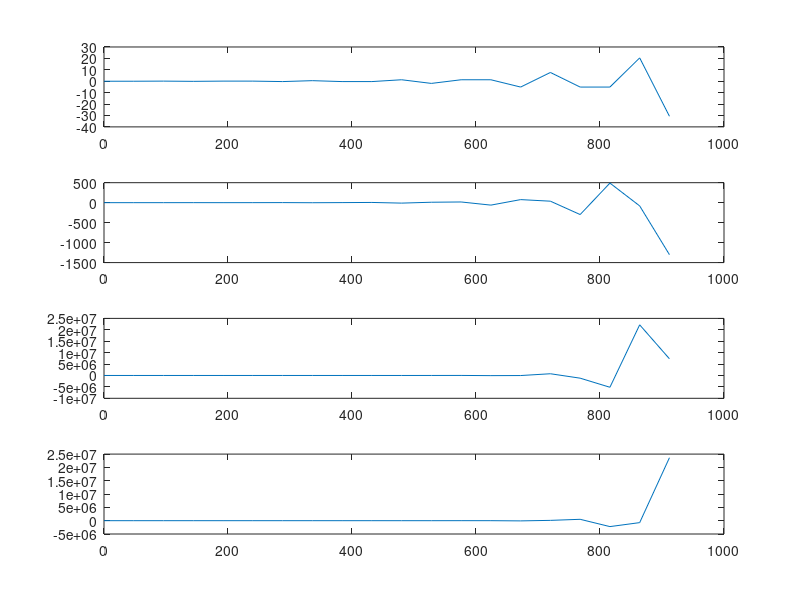
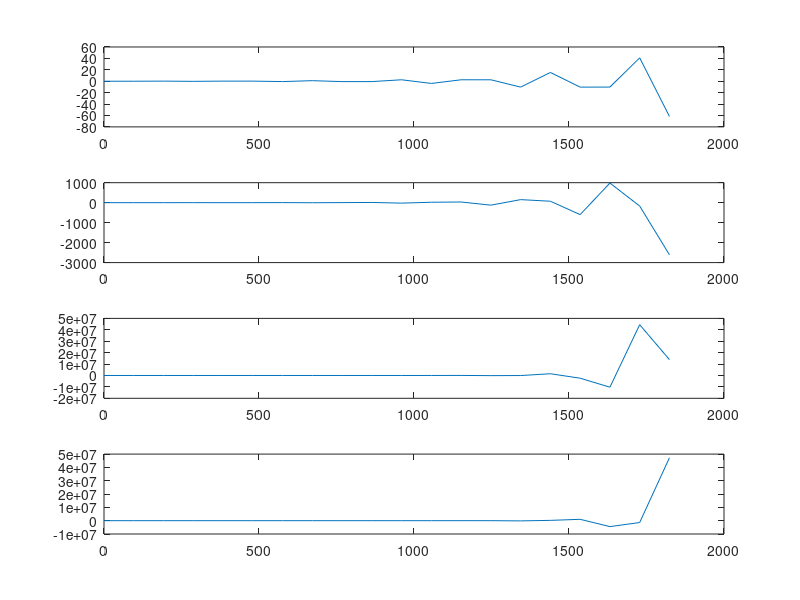
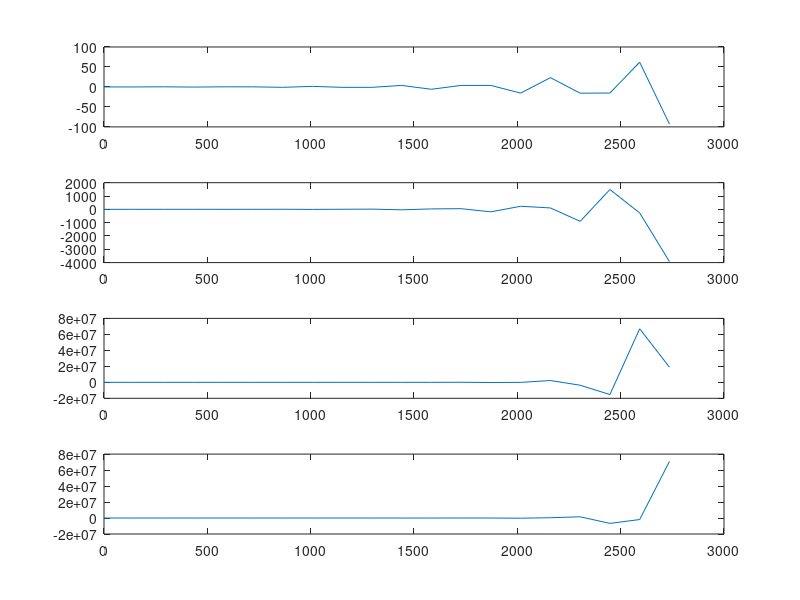

Here is the MATLAB script that generated these plots, in order:
close all
clear all

b1=[1,-1];
a1=[1,2,2];

b2=[1,5];
a2=[1,2,3];

b3=[2,5,12];
a3=[1,2,10];

b4=[2,5,12];
a4=[1 4 14 20];

for i=1:3
   figure
   fi=48*i;
   t=linspace(0,0.002*pi,20);
   x=sin(2*pi*fi*t);
   
   subplot(4,1,1);
   sys1=tf(b1,a1,fi);
   [y1,t1]=lsim(sys1,x);
   plot(t1,y1);
   
   subplot(4,1,2);
   sys2=tf(b2,a2,fi);
   [y2,t2]=lsim(sys2,x);
   plot(t2,y2);
   
   subplot(4,1,3);
   sys3=tf(b3,a3,fi);
   [y3,t3]=lsim(sys3,x);
   plot(t3,y3);
   
   subplot(4,1,4);
   sys4=tf(b4,a4,fi);
   [y4,t4]=lsim(sys4,x);
   plot(t4,y4);
   
end